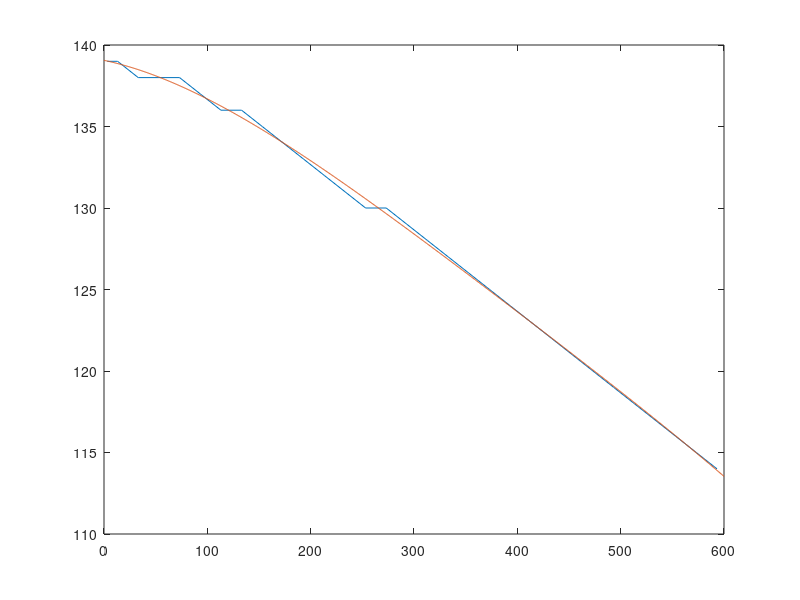

Recreate this plot in MATLAB.
T = [-270 -260 -240 -220 -200 -180 -160 -140 -120 -100 -80 -60 -40 -20 0 ...
    20 40 60 80 100 120 140 160 180 200 220 240 260 280 300 320]+273.15;
E_copper = [139 139 138 138 138 137 136 136 135 134 133 132 131 130 130 129 ...
    128 127 126 125 124 123 122 121 120 119 118 117 116 115 114];

A = [T'.^0,T'.^1,T'.^2,T'.^3,T'.^4];
E_copper_coeffs = A\E_copper';
Ts = linspace(0,600,1000);
Es = polyval(E_copper_coeffs(end:-1:1),Ts);
plot(T,E_copper,Ts,Es);